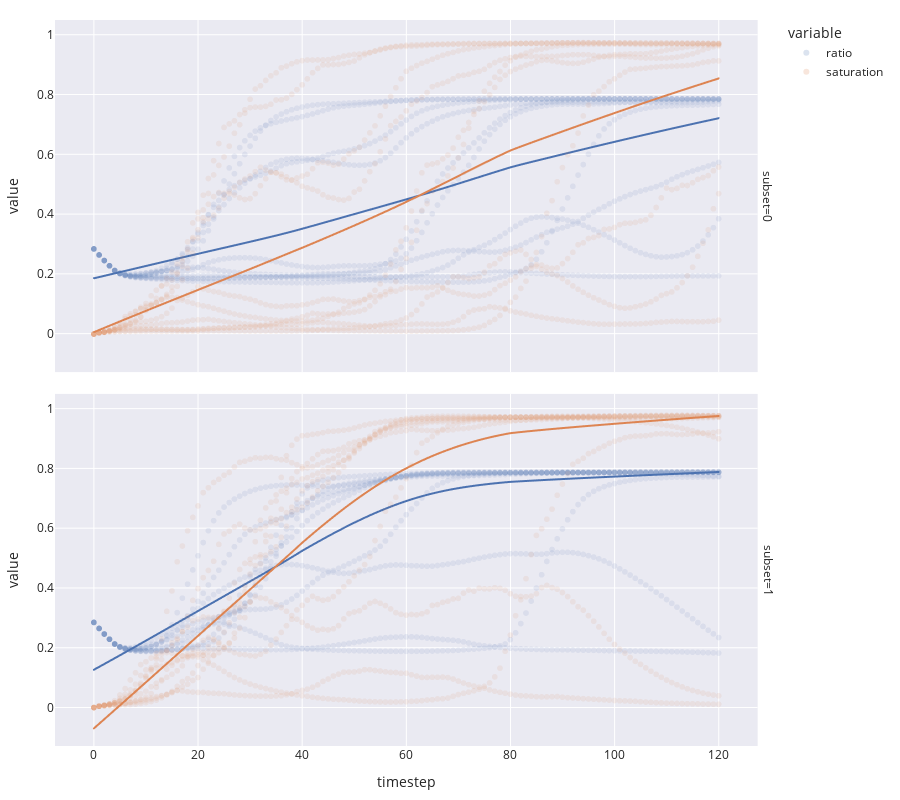

Here is the notebook cell this chart was saved with:
### Code cell
fig = px.scatter(
    simulation_result,
    x='timestep',
    y=['ratio', 'saturation'],
    facet_row='subset',
    opacity=0.1,
    trendline='lowess',
    height=800,
    template='seaborn'
)

fig.update_layout(
    margin=dict(l=20, r=20, t=20, b=20),
)

fig.show()

### Figure 1 — Plotly figure (JSON) as saved in the notebook; plotly's stock layout.template omitted (floating-point values rounded to 4 significant figures; data arrays with more than 128 entries replaced by an {"elided": "..."} marker saying what was removed)
{"data": [{"hovertemplate": "variable=ratio<br>subset=0<br>timestep=%{x}<br>value=%{y}<extra></extra>", "legendgroup": "ratio", "marker": {"color": "rgb(76,114,176)", "opacity": 0.1, "symbol": "circle"}, "mode": "markers", "name": "ratio", "showlegend": true, "type": "scattergl", "x": {"elided": "1210 int values"}, "xaxis": "x2", "y": {"elided": "1210 float values"}, "yaxis": "y2"}, {"hovertemplate": "<b>LOWESS trendline</b><br><br>variable=ratio<br>subset=0<br>timestep=%{x}<br>value=%{y} <b>(trend)</b><extra></extra>", "legendgroup": "ratio", "marker": {"color": "rgb(76,114,176)", "symbol": "circle"}, "mode": "lines", "name": "ratio", "showlegend": false, "type": "scattergl", "x": {"elided": "1210 int values"}, "xaxis": "x2", "y": {"elided": "1210 float values"}, "yaxis": "y2"}, {"hovertemplate": "variable=ratio<br>subset=1<br>timestep=%{x}<br>value=%{y}<extra></extra>", "legendgroup": "ratio", "marker": {"color": "rgb(76,114,176)", "opacity": 0.1, "symbol": "circle"}, "mode": "markers", "name": "ratio", "showlegend": false, "type": "scattergl", "x": {"elided": "1210 int values"}, "xaxis": "x", "y": {"elided": "1210 float values"}, "yaxis": "y"}, {"hovertemplate": "<b>LOWESS trendline</b><br><br>variable=ratio<br>subset=1<br>timestep=%{x}<br>value=%{y} <b>(trend)</b><extra></extra>", "legendgroup": "ratio", "marker": {"color": "rgb(76,114,176)", "symbol": "circle"}, "mode": "lines", "name": "ratio", "showlegend": false, "type": "scattergl", "x": {"elided": "1210 int values"}, "xaxis": "x", "y": {"elided": "1210 float values"}, "yaxis": "y"}, {"hovertemplate": "variable=saturation<br>subset=0<br>timestep=%{x}<br>value=%{y}<extra></extra>", "legendgroup": "saturation", "marker": {"color": "rgb(221,132,82)", "opacity": 0.1, "symbol": "circle"}, "mode": "markers", "name": "saturation", "showlegend": true, "type": "scattergl", "x": {"elided": "1210 int values"}, "xaxis": "x2", "y": {"elided": "1210 float values"}, "yaxis": "y2"}, {"hovertemplate": "<b>LOWESS trendline</b><br><br>variable=saturation<br>subset=0<br>timestep=%{x}<br>value=%{y} <b>(trend)</b><extra></extra>", "legendgroup": "saturation", "marker": {"color": "rgb(221,132,82)", "symbol": "circle"}, "mode": "lines", "name": "saturation", "showlegend": false, "type": "scattergl", "x": {"elided": "1210 int values"}, "xaxis": "x2", "y": {"elided": "1210 float values"}, "yaxis": "y2"}, {"hovertemplate": "variable=saturation<br>subset=1<br>timestep=%{x}<br>value=%{y}<extra></extra>", "legendgroup": "saturation", "marker": {"color": "rgb(221,132,82)", "opacity": 0.1, "symbol": "circle"}, "mode": "markers", "name": "saturation", "showlegend": false, "type": "scattergl", "x": {"elided": "1210 int values"}, "xaxis": "x", "y": {"elided": "1210 float values"}, "yaxis": "y"}, {"hovertemplate": "<b>LOWESS trendline</b><br><br>variable=saturation<br>subset=1<br>timestep=%{x}<br>value=%{y} <b>(trend)</b><extra></extra>", "legendgroup": "saturation", "marker": {"color": "rgb(221,132,82)", "symbol": "circle"}, "mode": "lines", "name": "saturation", "showlegend": false, "type": "scattergl", "x": {"elided": "1210 int values"}, "xaxis": "x", "y": {"elided": "1210 float values"}, "yaxis": "y"}], "layout": {"annotations": [{"font": {}, "showarrow": false, "text": "subset=1", "textangle": 90, "x": 0.98, "xanchor": "left", "xref": "paper", "y": 0.2425, "yanchor": "middle", "yref": "paper"}, {"font": {}, "showarrow": false, "text": "subset=0", "textangle": 90, "x": 0.98, "xanchor": "left", "xref": "paper", "y": 0.7575, "yanchor": "middle", "yref": "paper"}], "height": 800, "legend": {"title": {"text": "variable"}, "tracegroupgap": 0}, "margin": {"b": 20, "l": 20, "r": 20, "t": 20}, "xaxis": {"anchor": "y", "domain": [0, 0.98], "title": {"text": "timestep"}}, "xaxis2": {"anchor": "y2", "domain": [0, 0.98], "matches": "x", "showticklabels": false}, "yaxis": {"anchor": "x", "domain": [0, 0.485], "title": {"text": "value"}}, "yaxis2": {"anchor": "x2", "domain": [0.515, 1], "matches": "y", "title": {"text": "value"}}}}
